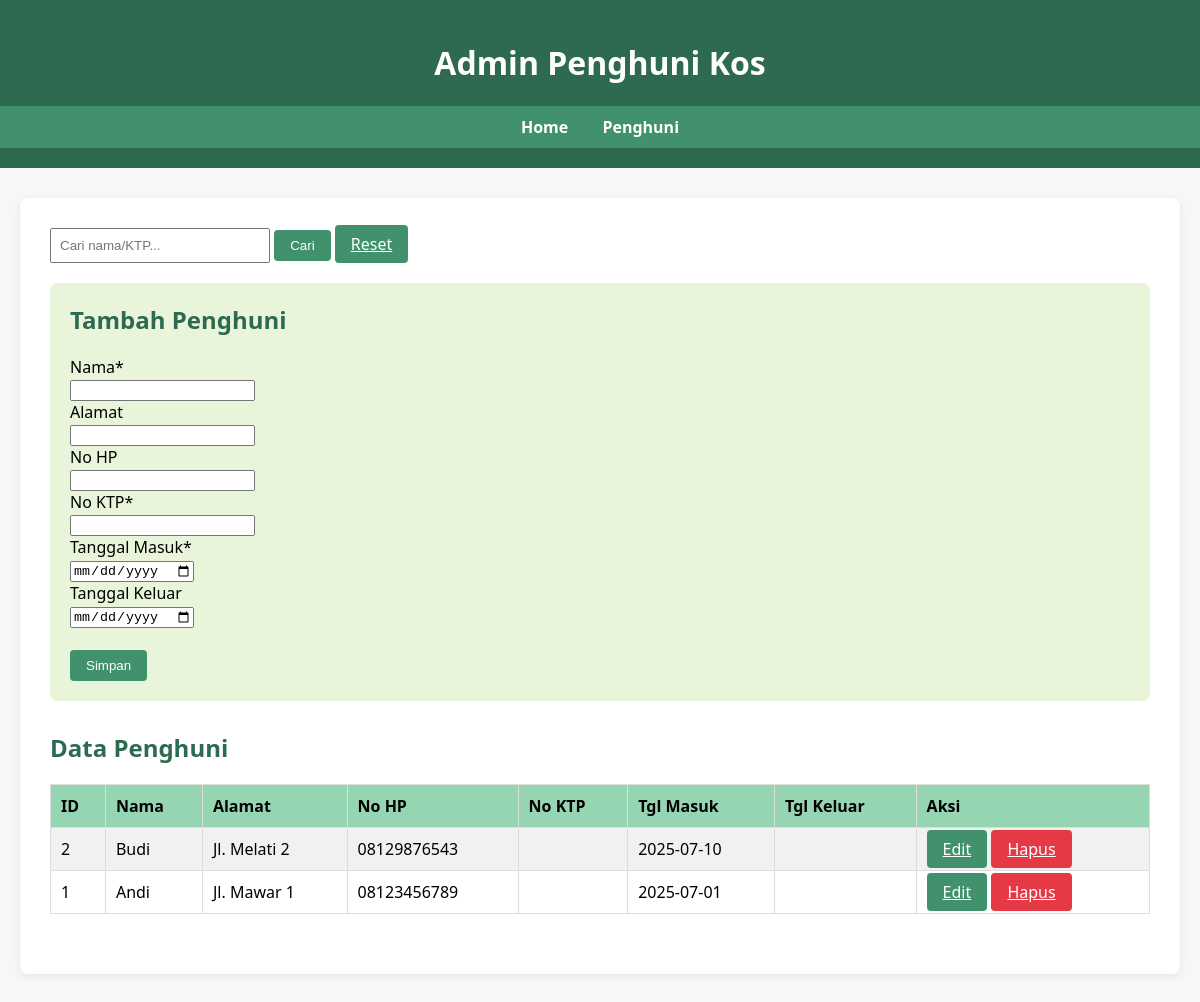
/admin/admin_penghuni.php, run on the app's committed database.
### tables this page shows
CREATE TABLE tb_penghuni (
    id_penghuni INT AUTO_INCREMENT PRIMARY KEY,
    nama VARCHAR(100) NOT NULL,
    alamat VARCHAR(255),
    no_hp VARCHAR(20),
    tanggal_masuk DATE
);

### admin/admin_penghuni.php (the view, shortened to what this page needs)
<?php
include '../config/config.php';
$cari = isset($_GET['cari']) ? trim($_GET['cari']) : '';
$sql = "SELECT * FROM tb_penghuni WHERE 1";
$sql .= " ORDER BY id_penghuni DESC";
$res = mysqli_query($conn, $sql);
$edit = false;
?>
<!DOCTYPE html>
<html lang="id">
<head>
    <link rel="stylesheet" href="../public/style.css">
</head>
<body>
    <div class="header">
        <h1>Admin Penghuni Kos</h1>
        <nav>
            <a href="../index.php">Home</a>
            <a href="admin_penghuni.php">Penghuni</a>
        </nav>
    </div>
    <div class="container">
        <form method="get" style="margin-bottom:20px;">
            <input type="text" name="cari" placeholder="Cari nama/KTP..." value="<?= htmlspecialchars($cari) ?>" style="padding:8px;width:200px;">
            <button class="btn" type="submit">Cari</button>
            <a href="admin_penghuni.php" class="btn">Reset</a>
        </form>
        <div class="form-box">
            <h2><?= $edit ? 'Edit Penghuni' : 'Tambah Penghuni' ?></h2>
            <form method="post" action="../controller/proses.php">
                <label>Nama*</label><br>
                <input type="text" name="nama" required value="<?= $edit ? htmlspecialchars($data_edit['nama']) : '' ?>"><br>
                <label>Alamat</label><br>
                <input type="text" name="alamat" value="<?= $edit ? htmlspecialchars($data_edit['alamat']) : '' ?>"><br>
                <label>No HP</label><br>
                <input type="text" name="no_hp" value="<?= $edit ? htmlspecialchars($data_edit['no_hp']) : '' ?>"><br>
                <label>No KTP*</label><br>
                <input type="text" name="ktp" required value="<?= $edit ? htmlspecialchars($data_edit['ktp']) : '' ?>"><br>
                <label>Tanggal Masuk*</label><br>
                <input type="date" name="tanggal_masuk" required value="<?= $edit ? htmlspecialchars($data_edit['tanggal_masuk']) : '' ?>"><br>
                <label>Tanggal Keluar</label><br>
                <input type="date" name="tanggal_keluar" value="<?= $edit && $data_edit['tanggal_keluar'] ? htmlspecialchars($data_edit['tanggal_keluar']) : '' ?>"><br><br>
                <button class="btn" type="submit" name="<?= $edit ? 'edit' : 'tambah' ?>">Simpan</button>
            </form>
        </div>
        <h2>Data Penghuni</h2>
        <table>
            <tr>
                <th>ID</th><th>Nama</th><th>Alamat</th><th>No HP</th><th>No KTP</th><th>Tgl Masuk</th><th>Tgl Keluar</th><th>Aksi</th>
            </tr>
            <?php while($row = mysqli_fetch_assoc($res)): ?>
            <tr>
                <td><?= $row['id_penghuni'] ?></td>
                <td><?= htmlspecialchars($row['nama']) ?></td>
                <td><?= htmlspecialchars($row['alamat']) ?></td>
                <td><?= htmlspecialchars($row['no_hp']) ?></td>
                <td><?= htmlspecialchars($row['ktp']) ?></td>
                <td><?= htmlspecialchars($row['tanggal_masuk']) ?></td>
                <td><?= htmlspecialchars($row['tanggal_keluar']) ?></td>
                <td>
                    <a class="btn" href="admin_penghuni.php?edit=<?= $row['id_penghuni'] ?>">Edit</a>
                    <a class="btn danger" href="../controller/proses.php?hapus=<?= $row['id_penghuni'] ?>" onclick="return confirm('Yakin hapus data?')">Hapus</a>
                </td>
            </tr>
            <?php endwhile; ?>
        </table>
    </div>
</body>
</html>

### public/style.css (style rules this page uses)
body { font-family: 'Segoe UI', Arial, sans-serif; background: #f7f7f7; margin: 0; padding: 0; }
.header { background: #2d6a4f; color: #fff; padding: 20px 0; text-align: center; }
nav { background: #40916c; padding: 10px 0; text-align: center; }
nav a { color: #fff; text-decoration: none; margin: 0 15px; font-weight: bold; transition: color 0.2s; }
.container { max-width: 1100px; margin: 30px auto; background: #fff; border-radius: 8px; box-shadow: 0 2px 8px rgba(0,0,0,0.08); padding: 30px; }
h2 { color: #2d6a4f; margin-top: 0; }
table { width: 100%; border-collapse: collapse; margin-bottom: 30px; }
th, td { border: 1px solid #ddd; padding: 10px; text-align: left; }
th { background: #95d5b2; }
tr:nth-child(even) { background: #f1f1f1; }

### admin/admin_penghuni.php (style rules this page uses)
.form-box { background:#e9f5db;padding:20px;border-radius:8px;margin-bottom:30px; }
.btn { background:#40916c;color:#fff;padding:8px 16px;border:none;border-radius:4px;cursor:pointer; }
.danger { background:#e63946; }

### data on the page
tb_penghuni: id_penghuni "2", nama "Budi", alamat "Jl. Melati 2", no_hp "08129876543", tanggal_masuk "2025-07-10"
tb_penghuni: id_penghuni "1", nama "Andi", alamat "Jl. Mawar 1", no_hp "08123456789", tanggal_masuk "2025-07-01"
